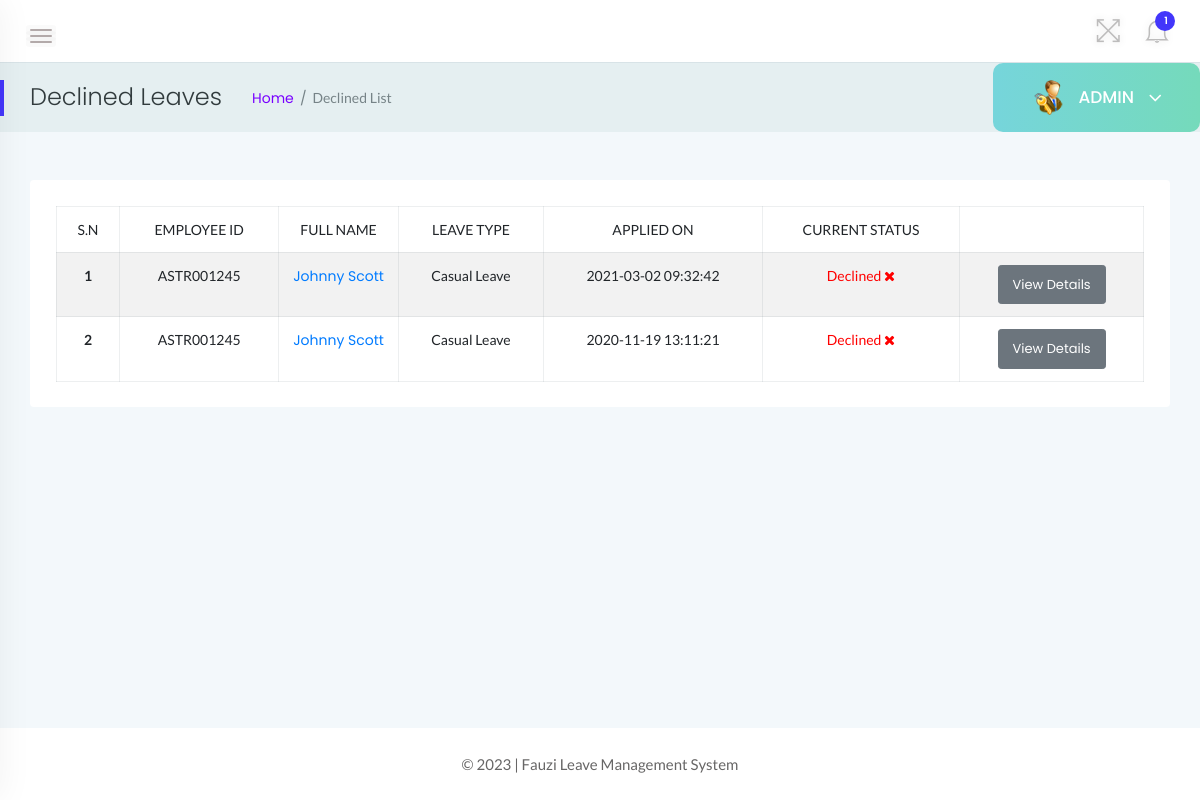
Before: /admin/declined-history.php (signed in) with the older database file.
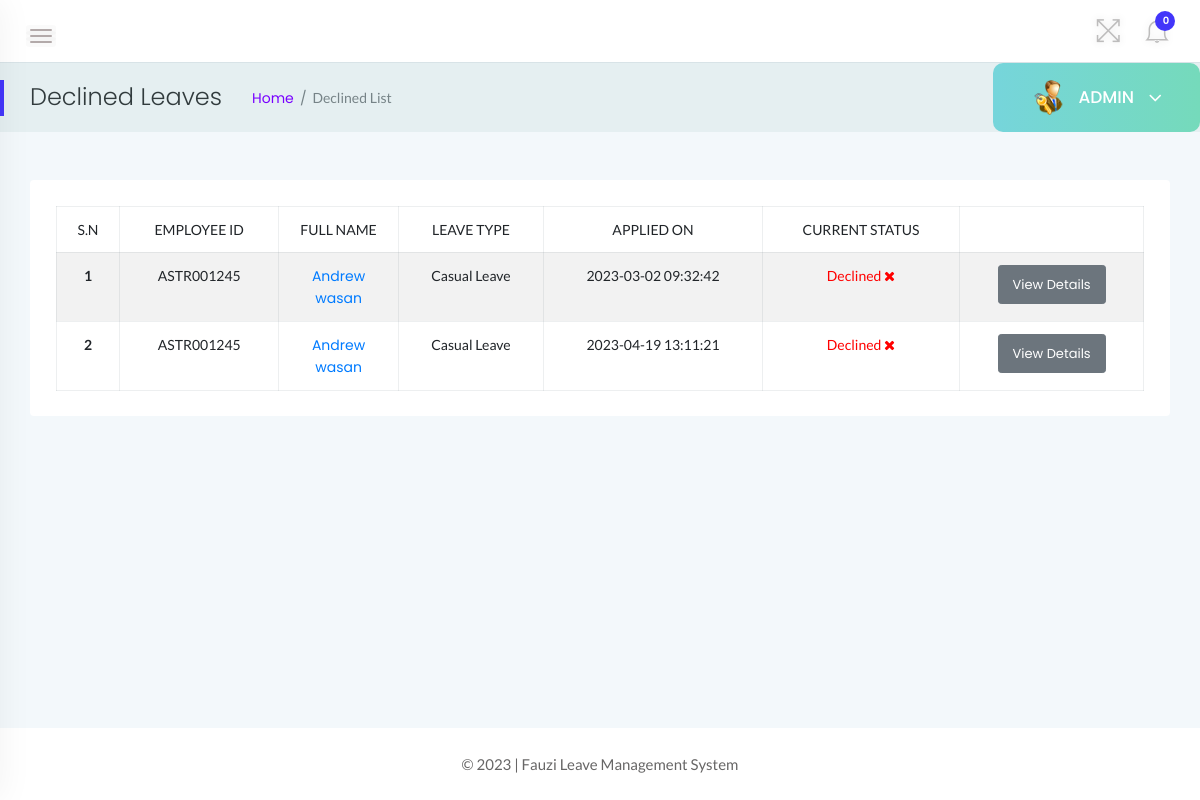
After: the same page with the newer database file.
### tables this page shows
CREATE TABLE `tblleaves` (
  `id` int(11) NOT NULL,
  `LeaveType` varchar(110) NOT NULL,
  `ToDate` varchar(120) NOT NULL,
  `FromDate` varchar(120) NOT NULL,
  `Description` mediumtext NOT NULL,
  `PostingDate` timestamp NOT NULL DEFAULT current_timestamp(),
  `AdminRemark` mediumtext DEFAULT NULL,
  `AdminRemarkDate` varchar(120) DEFAULT NULL,
  `Status` int(1) NOT NULL,
  `IsRead` int(1) NOT NULL,
  `empid` int(11) DEFAULT NULL
);

CREATE TABLE `tblemployees` (
  `id` int(11) NOT NULL,
  `EmpId` varchar(100) NOT NULL,
  `FirstName` varchar(150) NOT NULL,
  `LastName` varchar(150) NOT NULL,
  `EmailId` varchar(200) NOT NULL,
  `Password` varchar(180) NOT NULL,
  `Gender` varchar(100) NOT NULL,
  `Dob` varchar(100) NOT NULL,
  `Department` varchar(255) NOT NULL,
  `Address` varchar(255) NOT NULL,
  `City` varchar(200) NOT NULL,
  `Country` varchar(150) NOT NULL,
  `Phonenumber` char(11) NOT NULL,
  `Status` int(1) NOT NULL,
  `RegDate` timestamp NOT NULL DEFAULT current_timestamp()
);

### admin/declined-history.php (the view, shortened to what the changed rows need)
<?php
    include('../includes/dbconn.php');
    if(strlen($_SESSION['alogin'])==0){
        header('location:index.php');
    } else {
 ?>
<!doctype html>
<html class="no-js" lang="en">
<head>
    <link rel="stylesheet" href="../assets/css/bootstrap.min.css">
    <link rel="stylesheet" href="../assets/css/font-awesome.min.css">
    <link rel="stylesheet" href="../assets/css/themify-icons.css">
    <link rel="stylesheet" href="../assets/css/metisMenu.css">
    <link rel="stylesheet" href="../assets/css/owl.carousel.min.css">
    <link rel="stylesheet" href="../assets/css/slicknav.min.css">
    <link rel="stylesheet" href="https://www.amcharts.com/lib/3/plugins/export/export.css" type="text/css" media="all" />
    <link rel="stylesheet" type="text/css" href="https://cdn.datatables.net/1.10.19/css/jquery.dataTables.css">
    <link rel="stylesheet" type="text/css" href="https://cdn.datatables.net/1.10.18/css/dataTables.bootstrap4.min.css">
    <link rel="stylesheet" type="text/css" href="https://cdn.datatables.net/responsive/2.2.3/css/responsive.bootstrap.min.css">
    <link rel="stylesheet" type="text/css" href="https://cdn.datatables.net/responsive/2.2.3/css/responsive.jqueryui.min.css">
    <link rel="stylesheet" href="../assets/css/typography.css">
    <link rel="stylesheet" href="../assets/css/default-css.css">
    <link rel="stylesheet" href="../assets/css/styles.css">
    <link rel="stylesheet" href="../assets/css/responsive.css">
</head>
<body>
    <div class="page-container">
        <div class="main-content">
            <div class="header-area">
                <div class="row align-items-center">
                    <div class="col-md-6 col-sm-8 clearfix">
                        <div class="nav-btn pull-left">
                            <span></span>
                            <span></span>
                            <span></span>
                        </div>
                    </div>
                    <div class="col-md-6 col-sm-4 clearfix">
                        <ul class="notification-area pull-right">
                            <li id="full-view"><i class="ti-fullscreen"></i></li>
                            <?php include '../includes/admin-notification.php'?>
                        </ul>
                    </div>
                </div>
            </div>
            <div class="page-title-area">
                <div class="row align-items-center">
                    <div class="col-sm-6">
                        <div class="breadcrumbs-area clearfix">
                            <h4 class="page-title pull-left">Declined Leaves</h4>
                            <ul class="breadcrumbs pull-left">
                                <li><a href="dashboard.php">Home</a></li>
                                <li><span>Declined List</span></li>
                            </ul>
                        </div>
                    </div>
                    <div class="col-sm-6 clearfix">
                        <div class="user-profile pull-right">
                            <img class="avatar user-thumb" src="../assets/images/admin.png" alt="avatar">
                            <h4 class="user-name dropdown-toggle" data-toggle="dropdown">ADMIN <i class="fa fa-angle-down"></i></h4>
                        </div>
                    </div>
                </div>
            </div>
            <div class="main-content-inner">
                <div class="row">
                                <div class="col-12 mt-5">
                                    <div class="card">
                                        <div class="card-body">
                                        <div class="single-table">
                                            <div class="table-responsive">
                                                <table class="table table-hover table-striped table-bordered progress-table text-center">
                                                <thead class="text-uppercase">
                                                <tr>
                                                        <td>S.N</td>
                                                        <td>Employee ID</td>
                                                        <td width="120">Full Name</td>
                                                        <td>Leave Type</td>
                                                        <td>Applied On</td>
                                                        <td>Current Status</td>
                                                        <td></td>
                                                    </tr>
                                                </thead>
                                                <tbody>
                                                <?php
                                                    $status=2;
                                                    $sql = "SELECT tblleaves.id as lid,tblemployees.FirstName,tblemployees.LastName,tblemployees.EmpId,tblemployees.id,tblleaves.LeaveType,tblleaves.PostingDate,tblleaves.Status from tblleaves join tblemployees on tblleaves.empid=tblemployees.id where tblleaves.Status=:status order by lid desc";
                                                    $query = $dbh -> prepare($sql);
                                                    $query->bindParam(':status',$status,PDO::PARAM_STR);
                                                    $query->execute();
                                                    $results=$query->fetchAll(PDO::FETCH_OBJ);
                                                    $cnt=1;
                                                    if($query->rowCount() > 0){
                                                        foreach($results as $result)
                                                    {
                                                ?>
                                        <tr>
                                            <td> <b><?php echo htmlentities($cnt);?></b></td>
                                            <td><?php echo htmlentities($result->EmpId);?></td>
                                            <td><a href="update-employee.php?empid=<?php echo htmlentities($result->id);?>" target="_blank"><?php echo htmlentities($result->FirstName." ".$result->LastName);?></a></td>
                                            <td><?php echo htmlentities($result->LeaveType);?></td>
                                            <td><?php echo htmlentities($result->PostingDate);?></td>
                                            <td><?php $stats=$result->Status;
                                            if($stats==1){
                                             ?>
                                                 <span style="color: green">Approved <i class="fa fa-check-square-o"></i></span>
                                                 <?php } if($stats==2)  { ?>
                                                <span style="color: red">Declined <i class="fa fa-times"></i></span>
                                                 <?php } if($stats==0)  { ?>
                                            <span style="color: blue">Pending <i class="fa fa-spinner"></i></span>
                                            <?php } ?>
                                             </td>
                                    <td><a href="employeeLeave-details.php?leaveid=<?php echo htmlentities($result->lid);?>" class="btn btn-secondary btn-sm">View Details</a></td>
                                    </tr>
                                         <?php $cnt++;} }?>
                                    </tbody>
                                                </table>
                                            </div>
                                        </div>
                                        </div>
                                    </div>
                                </div>
                </div>
                </div>
            </div>
            <?php include '../includes/footer.php' ?>
        </div>
</body>
</html>
<?php } ?>

### includes/admin-notification.php (shortened to what the changed rows need)
<link rel="stylesheet" href="../assets/css/styles.css">
<?php
    include 'dbconn.php';
    $isread=0;
    $sql = "SELECT id from tblleaves where IsRead=:isread";
    $query = $dbh -> prepare($sql);
    $query->bindParam(':isread',$isread,PDO::PARAM_STR);
    $query->execute();
    $unreadcount=$query->rowCount();
?>
    <li class="dropdown">
        <i class="ti-bell dropdown-toggle" data-toggle="dropdown">
            <span><?php echo htmlentities($unreadcount);?></span>
            </i>
     </li>

Changed rows visible on the page:
changed tblleaves (number 1 of 2 on the later page): tblemployees.FirstName+LastName "Johnny Scott" → "Andrew wasan"; PostingDate "2021-03-02 09:32:42" → "2023-03-02 09:32:42"
changed tblleaves (number 2 of 2 on the later page): tblemployees.FirstName+LastName "Johnny Scott" → "Andrew wasan"; PostingDate "2020-11-19 13:11:21" → "2023-04-19 13:11:21"
Other visible differences:
$unreadcount: "1" → "0"
